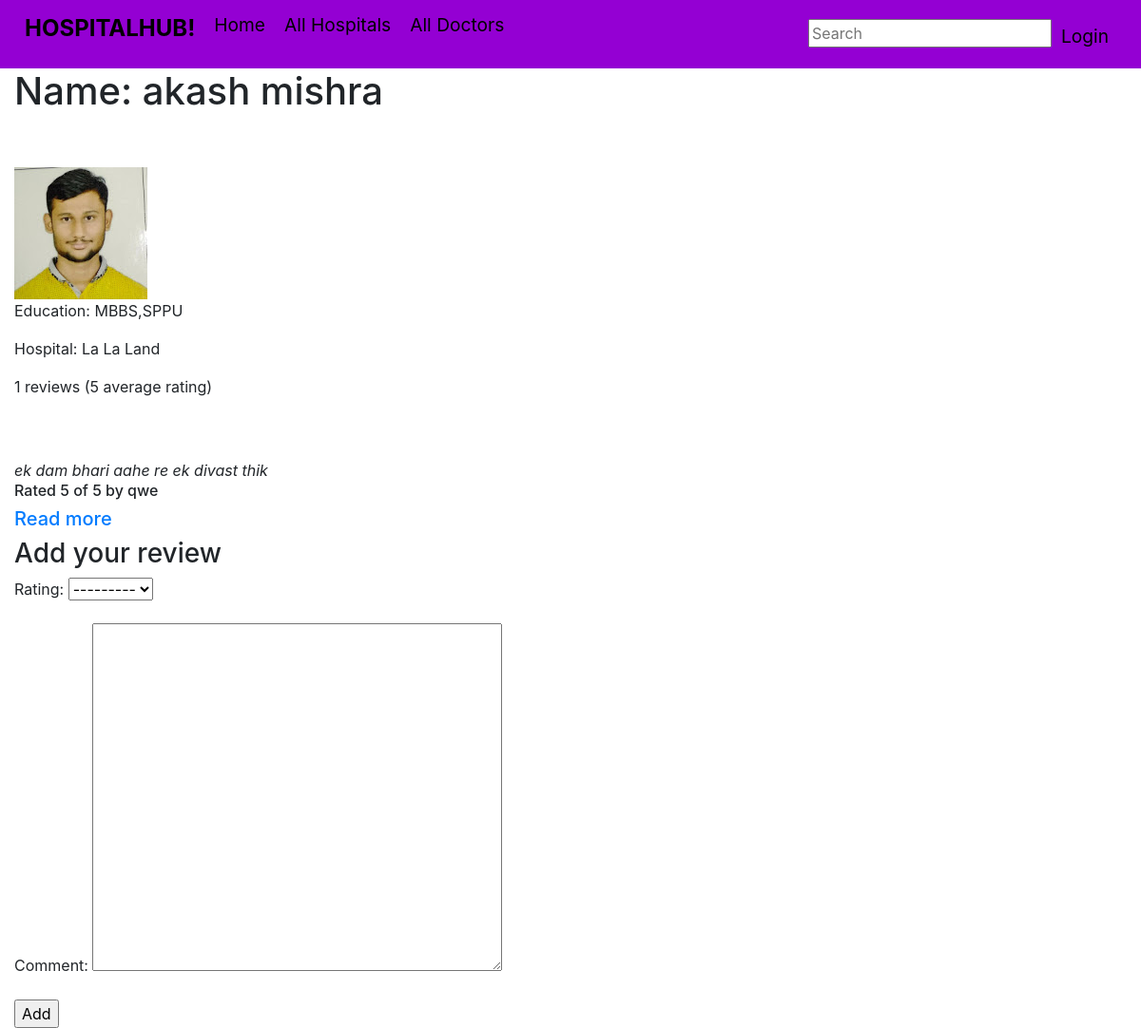
The page /myhub/doctors/3 on the database as committed earlier.
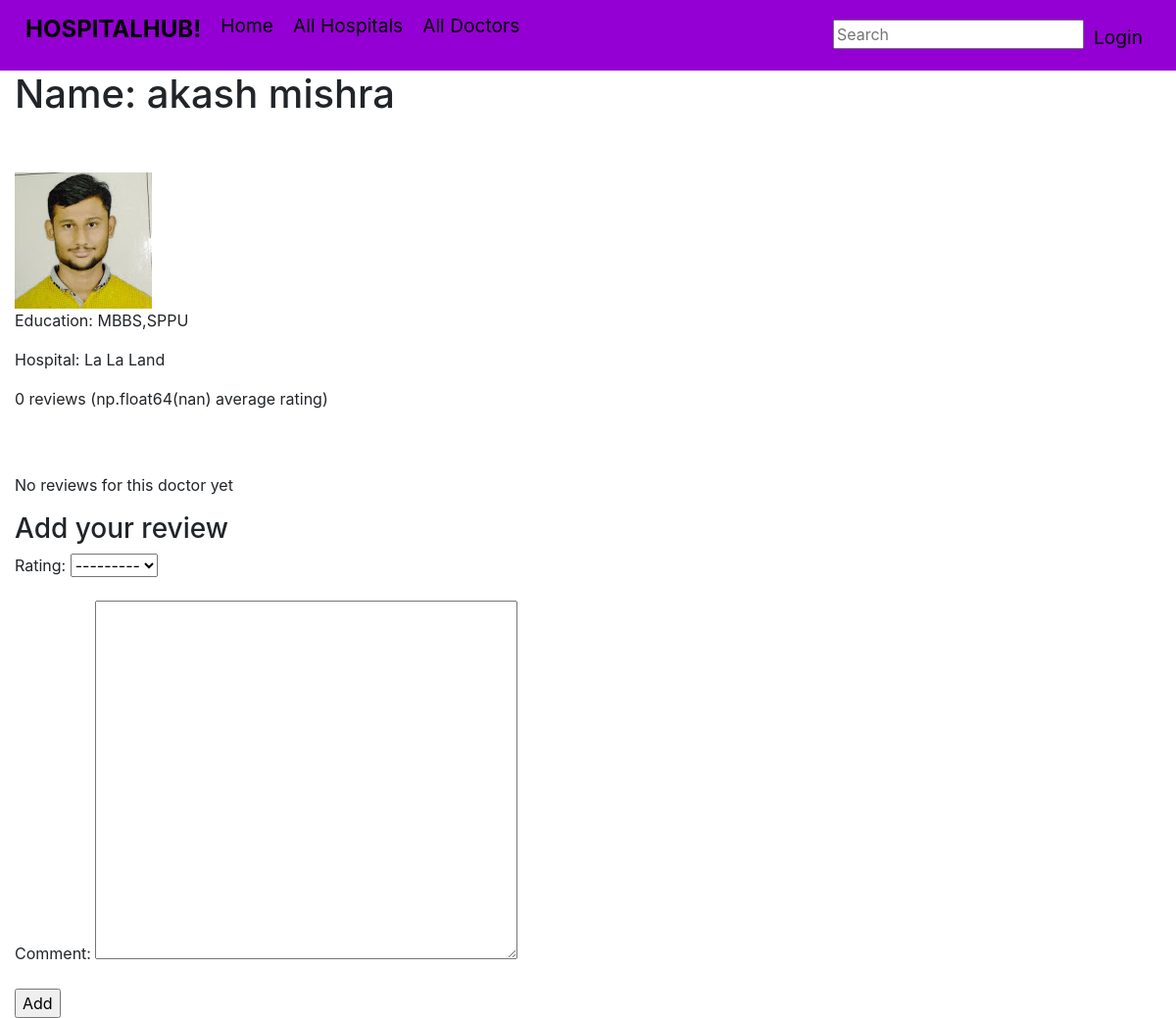
The same page on the database as committed later.
### myhub/models.py (models this page shows, shortened)
class doctor(models.Model):
    id = models.IntegerField(primary_key=True)  # Field name made lowercase.
    first_name = models.CharField(max_length=100, blank=True, null=True)  # Field name made lowercase.
    last_name = models.CharField(max_length=100, blank=True, null=True)  # Field name made lowercase.
    edu = models.ManyToManyField(doctoredu, help_text="Select an education")
    hospital = models.ManyToManyField('hospital', help_text="Select hospital(s):")
    profile= models.ImageField(upload_to = 'media',default ='default.jpg')
    def average_rating(self):
        all_ratings = map(lambda x: x.rating, self.review_set.all())
        return np.mean(list(all_ratings))
    class Meta:
        ordering = ['last_name', 'first_name']

class review(models.Model):
    RATING_CHOICES = (
        (1, '1'),
        (2, '2'),
        (3, '3'),
        (4, '4'),
        (5, '5'),
    )
    doctor = models.ForeignKey(doctor, on_delete=models.CASCADE,)
    pub_date = models.DateTimeField('date published')
    user_name = models.CharField(max_length=100)
    comment = models.CharField(max_length=200)
    rating = models.IntegerField(choices=RATING_CHOICES)
    def get_absolute_url(self):
        return reverse('reviews-detail', args=[str(self.id)])

class doctoredu(models.Model):
    degree = models.CharField(max_length=200, help_text='Enter degree')
    uni = models.CharField(max_length=200, help_text='Enter your Uni')
    def __str__(self):
        return self.degree + "," + self.uni

class hospital(models.Model):
    id = models.IntegerField(primary_key=True)  # Field name made lowercase.
    name = models.CharField(max_length=100, null=True)  # Field name made lowercase.
    desc = models.CharField(max_length=10000, help_text='Enter Hospital Description')
    building = models.CharField(max_length=25, blank=True, null=True)  # Field name made lowercase.
    street = models.CharField(max_length=25, blank=True, null=True)  # Field name made lowercase.
    pincode = models.IntegerField(unique=True, blank=True, null=True)  # Field name made lowercase.
    beds = models.IntegerField(blank=True, null=True)  # Field name made lowercase.
    hospambid = models.IntegerField(unique=True, blank=True, null=True)  # Field name made lowercase.
    def __str__(self):
        return self.name

### myhub/views.py (the view)
# urls.py: path('doctors/<int:doctor_id>', views.DoctorDetailView, name='doctors-detail'),
def DoctorDetailView(request, doctor_id):
    Doctor = get_object_or_404(doctor, pk=doctor_id)
    form = ReviewForm()
    return render(request, 'myhub/doctor_detail.html', {'doctor': Doctor, 'form': form})

### myhub/forms.py
class ReviewForm(ModelForm):
    class Meta:
        model = review
        fields = ['rating', 'comment']
        widgets = {
            'comment': Textarea(attrs={'cols': 40, 'rows': 15})
        }

### myhub/templates/myhub/doctor_detail.html (shortened to what this page needs)
{% extends "base_generic.html" %}
{% block content %}
  <h1>Name: {{ doctor.first_name }} {{ doctor.last_name }}</h1>
    <br><br>
{% ifequal doctor.profile None %}
    <img src="default" />
{% else %}
    <img src="{{ doctor.profile.url}}">
{% endifequal %}
  <p>Education:  {{ doctor.edu.all|join:"; " }}</p>
  <p>Hospital: {{ doctor.hospital.all|join:", "}}</p>
  <p>{{ doctor.review_set.count }} reviews ({{ doctor.average_rating | floatformat }} average rating)</p>
  <br>
  <br>
  {% if doctor.review_set.all %}
  <div>
    {% for review in doctor.review_set.all %}
    <div>
        <em>{{ review.comment }}</em>
        <h6>Rated {{ review.rating }} of 5 by {{ review.user_name }}</h6>
        <h5><a href="{{ review.get_absolute_url }}">
        Read more
        </a></h5>
    </div>
    {% endfor %}
</div>
{% else %}
<p>No reviews for this doctor yet</p>
{% endif %}
<h3>Add your review</h3>
<form action="{% url 'add_review' doctor.id %}"  method="post">
    {{ form.as_p }}
    <input type="submit" value="Add" />
</form>
{% endblock %}

Rows that differ between the two databases and show on the page:
removed review: comment "ek dam bhari aahe re ek divast thik", rating "5", user_name "qwe"
computed for doctor "akash": review_set.count "1" → "0"; average_rating "5" → "np.float64(nan)"
Other text that changed with them:
text now shown: "No reviews for this doctor yet"
